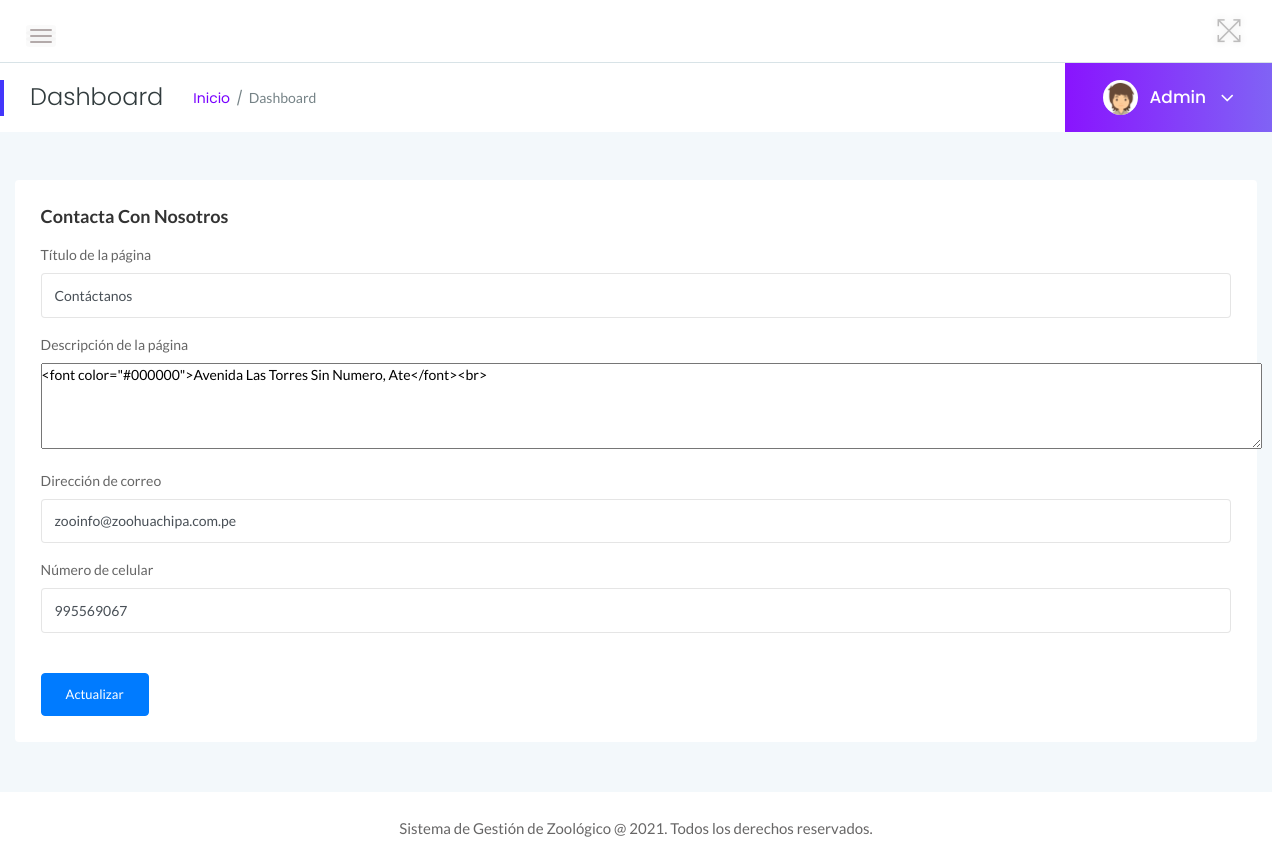
/admin/contactus.php (signed in), run on the app's committed database.
### tables this page shows
CREATE TABLE `tblpage` (
  `ID` int(10) NOT NULL,
  `PageType` varchar(200) DEFAULT NULL,
  `PageTitle` varchar(200) DEFAULT NULL,
  `PageDescription` mediumtext DEFAULT NULL,
  `Email` varchar(200) DEFAULT NULL,
  `MobileNumber` bigint(10) DEFAULT NULL,
  `UpdationDate` timestamp NULL DEFAULT NULL ON UPDATE current_timestamp()
);

### admin/contactus.php (the view, shortened to what this page needs)
<?php
include('includes/dbconnection.php');
if (strlen($_SESSION['zmsaid']==0)) {
  header('location:logout.php');
  } else{
  ?>
<!doctype html>
<html class="no-js" lang="es">
<head>
    <link rel="stylesheet" href="assets/css/bootstrap.min.css">
    <link rel="stylesheet" href="assets/css/font-awesome.min.css">
    <link rel="stylesheet" href="assets/css/themify-icons.css">
    <link rel="stylesheet" href="assets/css/metisMenu.css">
    <link rel="stylesheet" href="assets/css/owl.carousel.min.css">
    <link rel="stylesheet" href="assets/css/slicknav.min.css">
    <link rel="stylesheet" href="https://www.amcharts.com/lib/3/plugins/export/export.css" type="text/css" media="all" />
    <link rel="stylesheet" href="assets/css/typography.css">
    <link rel="stylesheet" href="assets/css/default-css.css">
    <link rel="stylesheet" href="assets/css/styles.css">
    <link rel="stylesheet" href="assets/css/responsive.css">
</head>
<body>
    <div class="page-container">
        <div class="main-content">
          <?php include_once('includes/header.php');?>
           <?php include_once('includes/pagetitle.php');?>
            <div class="main-content-inner">
                <div class="row">
                    <div class="col-lg-12 col-ml-12">
                        <div class="row">
                            <div class="col-12 mt-5">
                                <div class="card">
                                    <div class="card-body">
                                        <h4 class="header-title">Contacta con nosotros</h4>
                                        <form method="post" action="" name="">
                                            <?php
$ret=mysqli_query($con,"select * from  tblpage where PageType='contactus'");
while ($row=mysqli_fetch_array($ret)) {
?>
                                             <div class="form-group">
                                                <label for="exampleInputEmail1">Título de la página</label>
                                                <input type="text" class="form-control" name="pagetitle" value="<?php  echo $row['PageTitle'];?>" required='true'>
                                            </div>
                                         <div class="form-group">
                                                <label for="exampleInputEmail1">Descripción de la página</label>
                                                 <textarea  name="pagedes" required='true' cols="165" rows="4"><?php  echo $row['PageDescription'];?></textarea>
                                            </div>
                                           <div class="form-group">
                                                <label for="exampleInputEmail1">Dirección de correo</label>
                                                 <input type="email" class="form-control" name="email" value="<?php  echo $row['Email'];?>" required='true'>
                                            </div>
                                            <div class="form-group">
                                                <label for="exampleInputEmail1">Número de celular</label>
                                                 <input type="text" class="form-control" name="mobnum" value="<?php  echo $row['MobileNumber'];?>" required='true' maxlength="10" pattern='[0-9]+'>
                                            </div>
                                      <?php } ?>
                                            <button type="submit" class="btn btn-primary mt-4 pr-4 pl-4" name="submit">Actualizar</button>
                                        </form>
                                    </div>
                                </div>
                            </div>
                        </div>
                    </div>
                </div>
            </div>
        </div>
        <?php include_once('includes/footer.php');?>
    </div>
</body>
</html>
<?php }  ?>

### admin/includes/pagetitle.php (shortened to what this page needs)
<?php
include('includes/dbconnection.php');
?>
<div class="page-title-area">
                <div class="row align-items-center">
                    <div class="col-sm-6">
                        <div class="breadcrumbs-area clearfix">
                            <h4 class="page-title pull-left">Dashboard</h4>
                            <ul class="breadcrumbs pull-left">
                                <li><a href="dashboard.php">Inicio</a></li>
                                <li><span>Dashboard</span></li>
                            </ul>
                        </div>
                    </div>
                    <div class="col-sm-6 clearfix">
                        <div class="user-profile pull-right">
                            <img class="avatar user-thumb" src="assets/images/author/avatar.png" alt="avatar">
                            <?php
$adid=$_SESSION['zmsaid'];
$ret=mysqli_query($con,"select AdminName from tbladmin where ID='$adid'");
$row=mysqli_fetch_array($ret);
$name=$row['AdminName'];
?>
                            <h4 class="user-name dropdown-toggle" data-toggle="dropdown"><?php echo $name; ?> <i class="fa fa-angle-down"></i></h4>
                        </div>
                    </div>
                </div>
            </div>

### admin/assets/css/styles.css (style rules this page uses)
.page-container { width: 100%; height: 100%; min-height: 100vh; padding-left: 280px; -webkit-transition: padding-left 0.3s ease 0s; transition: padding-left 0.3s ease 0s; }
.card { border: none; border-radius: 4px; background-color: #fff; -webkit-transition: all 0.3s ease 0s; transition: all 0.3s ease 0s; }
.card-body { padding: 25.6px; padding: 1.6rem; }
.main-content { width: 100%; background: #F3F8FB; }
.main-content-inner { padding: 0 30px 50px; }
.page-title-area { padding: 0 30px; background: #fff; position: relative; }
.page-title-area:before { content: ''; position: absolute; left: 0; top: 50%; width: 4px; height: 36px; background: var(--primary-color); -webkit-transform: translateY(-50%); transform: translateY(-50%); }
.page-title { font-size: 24px; font-weight: 300; color: #313b3d; letter-spacing: 0; margin-right: 30px; }
ul.breadcrumbs { margin-top: 4px; }
.breadcrumbs li { display: inline-block; }
.breadcrumbs li a, .breadcrumbs li span { display: block; font-size: 14px; font-weight: 400; color: #7801ff; letter-spacing: 0; margin-right: 16px; position: relative; }
.breadcrumbs li a:before { content: '/'; color: #768387; position: absolute; right: -13px; top: 0; }
.breadcrumbs li span { margin-right: 0; color: #768387; text-transform: capitalize; }
.user-profile { margin-right: -30px; display: -webkit-box; display: -ms-flexbox; display: flex; -webkit-box-align: center; -ms-flex-align: center; align-items: center; -ms-flex-wrap: wrap; flex-wrap: wrap; background: -webkit-linear-gradient(left, #8914fe 0%, #8063f5 100%); background: linear-gradient(to right, #8914fe 0%, #8063f5 100%); padding: 17px 38px; position: relative; }
.user-profile img.avatar { height: 35px; width: 35px; border-radius: 50%; margin-right: 12px; }
.user-name { font-size: 17px; font-weight: 500; color: #fff; letter-spacing: 0; cursor: pointer; -webkit-user-select: none; -moz-user-select: none; -ms-user-select: none; user-select: none; }
.user-name i { margin-left: 10px; font-size: 21px; vertical-align: middle; position: relative; }
.notification-area .dropdown-toggle, .user-name.dropdown-toggle { position: relative; }
.notification-area .dropdown-toggle:after, .user-name.dropdown-toggle:after { display: none; }
.header-title { font-family: 'Lato', sans-serif; font-size: 18px; font-weight: 600; letter-spacing: 0; color: #333; text-transform: capitalize; margin-bottom: 17px; }
.btn { padding: 11px 17px; font-size: 13px; letter-spacing: 0; }
.form-control, .form-control:focus { outline: none; box-shadow: none; }
.form-control { font-size: 14px; border: 1px solid rgba(170, 170, 170, .3); padding: 10.72px 12.8px; padding: .67rem .8rem; }
label { font-weight: 500; color: #666; display: inline-block; margin-bottom: 8px; margin-bottom: .5rem; }

### admin/assets/css/responsive.css (style rules this page uses)
@media screen and (min-width: 1200px) and (max-width: 1440px) { .col-ml-12 { -webkit-box-flex: 0; -ms-flex: 0 0 100%; flex: 0 0 100%; max-width: 100%; } }
@media (min-width: 1200px) and (max-width: 1364px) { .main-content-inner { padding: 0 15px 50px; } }
@media (min-width: 1200px) and (max-width: 1364px) { .page-container, .sbar_collapsed.page-container { padding-left: 0; } }

### data on the page
tblpage: pagetitle "Contáctanos", pagedes "<font color=\"#000000\">Avenida Las Torres Sin Numero, Ate</font><br>", email "zooinfo@zoohuachipa.com.pe", mobnum "995569067"

### other printed values
$name "Admin"
